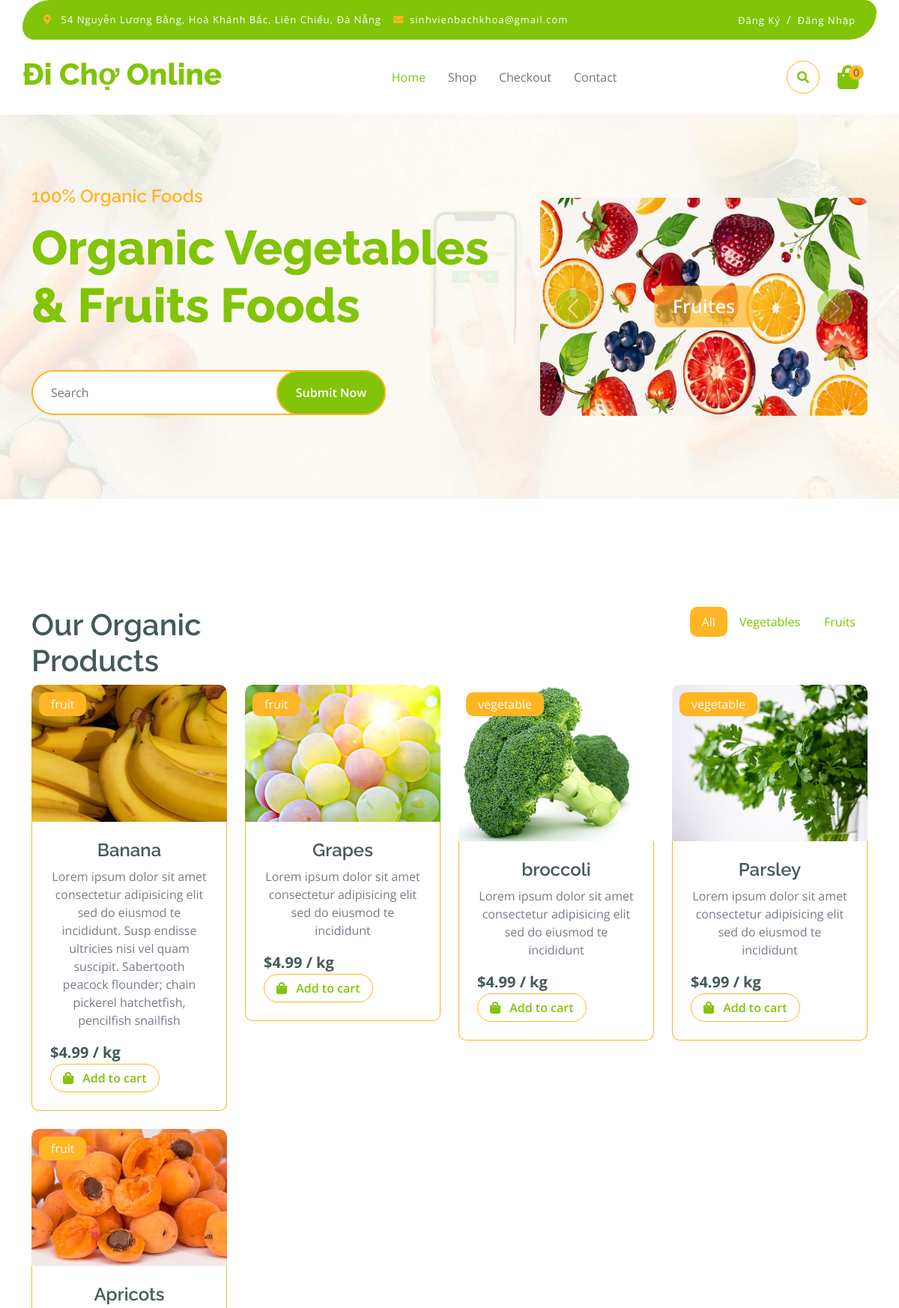
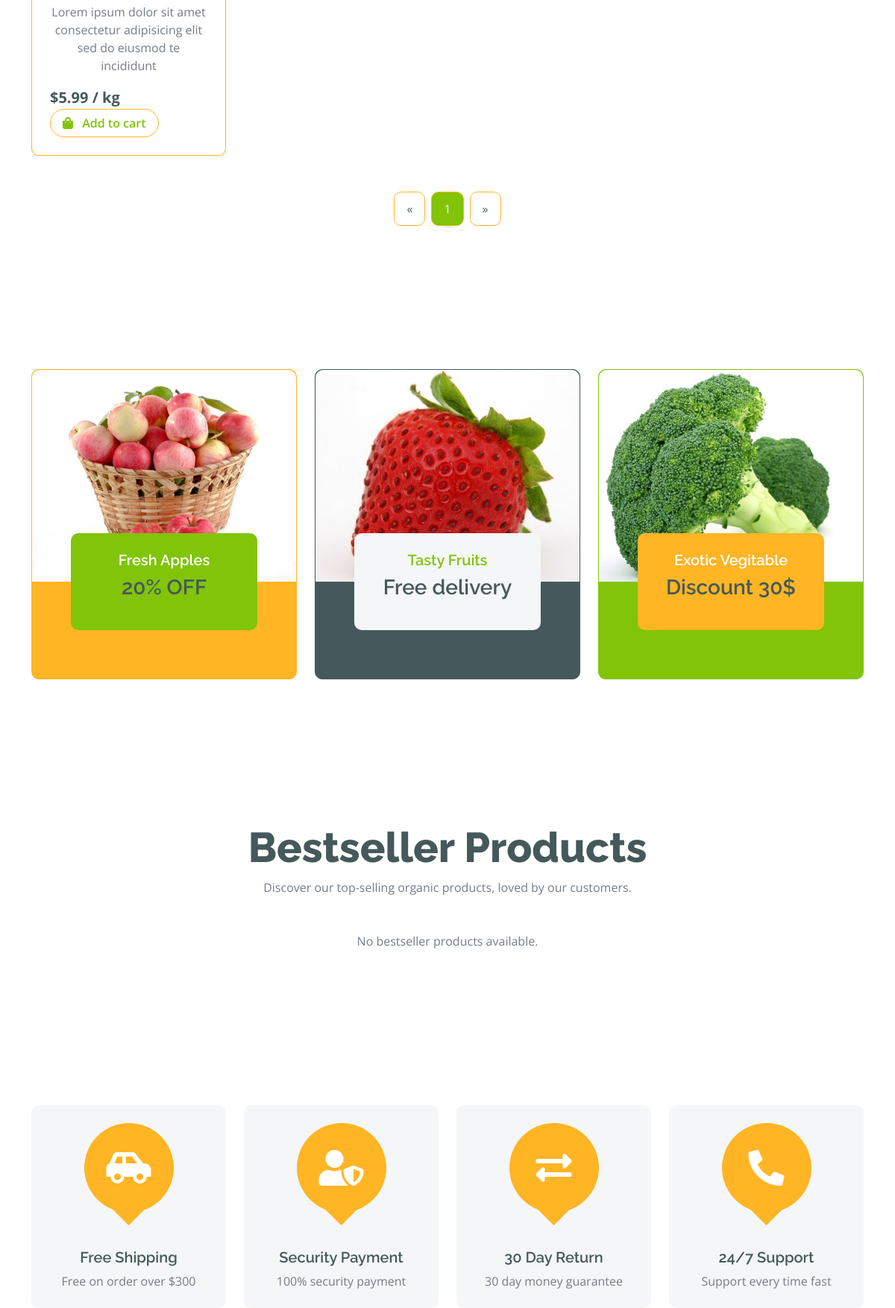
The page / (upper part) on the database its author committed (2 pictures, top to bottom).
### app/models.py (models this page shows, shortened)
class Product(models.Model):
    CATEGORY_CHOICES = [
        ('vegetable', 'Vegetable'),
        ('fruit', 'Fruit'),
    ]
    name = models.CharField(max_length=255, null=True)
    price = models.FloatField()
    category = models.CharField(max_length=100, choices=CATEGORY_CHOICES)  # Thêm lựa chọn cho category
    description = models.TextField(default="No description")  # Thêm default để tránh lỗi migrate
    image = models.ImageField(null=True, blank=True)
    @property
    def ImageURL(self):
        try:
            url = self.image.url
        except:
            url = ''
        return url

### app/views.py (the view, shortened to what this page needs)
# urls.py: path('', views.home, name='home'),
def home(request):
    if request.user.is_authenticated:
        customer = request.user.customer
        order, created = Order.objects.get_or_create(customer=customer, complete=False)
        items = order.orderitem_set.all()
        cartItems = order.get_cart_items
    else:
        items = []
        order = {'get_cart_total': 0, 'get_cart_items': 0}
        cartItems = order['get_cart_items']
    bestseller_products = Product.objects.filter(
        orderitem__order__complete=True
    ).annotate(
        total_quantity=Sum('orderitem__quantity')
    ).order_by('-total_quantity')[:3]
    products = Product.objects.all()
    category = request.GET.get('category', 'all')
    page_number = request.GET.get('page', 1)
    if category == 'all':
        products = Product.objects.all()
    else:
        products = Product.objects.filter(category=category)
    paginator = Paginator(products, 8)
    page_obj = paginator.get_page(page_number)
    context = {
        'page_obj': page_obj,
        'category': category,
        'cartItems': cartItems,
        'products': products,
        'bestseller_products': bestseller_products,  # Thêm bestseller_products vào context
    }
    return render(request, 'app/home.html', context)

### app/templates/app/home.html (shortened to what this page needs)
{% extends 'app/base.html' %}
{% load static %}
{% block main-content %}
        <div class="container-fluid py-5 mb-5 hero-header">
            <div class="container py-5">
                <div class="row g-5 align-items-center">
                    <div class="col-md-12 col-lg-7">
                        <h4 class="mb-3 text-secondary">100% Organic Foods</h4>
                        <h1 class="mb-5 display-3 text-primary">Organic Vegetables & Fruits Foods</h1>
                        <div class="position-relative mx-auto">
                        <form method="POST" action="{% url 'search' %}">
                            <input class="form-control border-2 border-secondary w-75 py-3 px-4 rounded-pill"
                                type="text"
                                name="search"
                                placeholder="Search"
                                required>
                            <button type="submit"
                                    class="btn btn-primary border-2 border-secondary py-3 px-4 position-absolute rounded-pill text-white h-100"
                                    style="top: 0; right: 25%;">
                                Submit Now
                            </button>
                        </form>
                    </div>
                    </div>
                    <div class="col-md-12 col-lg-5">
                        <div id="carouselId" class="carousel slide position-relative" data-bs-ride="carousel">
                            <div class="carousel-inner" role="listbox">
                                <div class="carousel-item active rounded">
                                    <img src="{% static 'app/img/hero-1.jpg' %}" class="img-fluid w-100 h-100 bg-secondary rounded" alt="First slide">
                                    <a href="#" class="btn px-4 py-2 text-white rounded">Fruites</a>
                                </div>
                            </div>
                            <button class="carousel-control-prev" type="button" data-bs-target="#carouselId" data-bs-slide="prev">
                                <span class="carousel-control-prev-icon" aria-hidden="true"></span>
                            </button>
                            <button class="carousel-control-next" type="button" data-bs-target="#carouselId" data-bs-slide="next">
                                <span class="carousel-control-next-icon" aria-hidden="true"></span>
                            </button>
                        </div>
                    </div>
                </div>
            </div>
        </div>
        <div class="container-fluid fruite py-5">
            <div class="container py-5">
                <div class="tab-class text-center">
                    <div class="row g-4">
                        <div class="col-lg-4 text-start">
                            <h1>Our Organic Products</h1>
                        </div>
                        <div class="col-lg-8 text-end">
                            <ul class="nav nav-pills d-inline-flex text-center mb-5">
                                <li class="nav-item">
                                    <a href="#" class="nav-link tab-btn active" data-category="all">All</a>
                                </li>
                                <li class="nav-item">
                                    <a href="#" class="nav-link tab-btn" data-category="Vegetable">Vegetables</a>
                                </li>
                                <li class="nav-item">
                                    <a href="#" class="nav-link tab-btn" data-category="Fruit">Fruits</a>
                                </li>
                            </ul>
                        </div>
                    </div>
                    <div class="row g-4" id="product-list">
                        {% include 'app/partials/product_list.html' %}
                    </div>
                    <div id="pagination">
                        {% include 'app/partials/pagination.html' %}
                    </div>
                </div>
            </div>
        </div>
          <div class="container-fluid service py-5">
            <div class="container py-5">
                <div class="row g-4 justify-content-center">
                    <div class="col-md-6 col-lg-4">
                        <a href="#">
                            <div class="service-item bg-secondary rounded border border-secondary">
                                <img src="{% static "app/img/featur-1.jpg" %}" class="img-fluid rounded-top w-100" alt="">
                                <div class="px-4 rounded-bottom">
                                    <div class="service-content bg-primary text-center p-4 rounded">
                                        <h5 class="text-white">Fresh Apples</h5>
                                        <h3 class="mb-0">20% OFF</h3>
                                    </div>
                                </div>
                            </div>
                        </a>
                    </div>
                    <div class="col-md-6 col-lg-4">
                        <a href="#">
                            <div class="service-item bg-dark rounded border border-dark">
                                <img src="{% static "app/img/featur-2.jpg" %}" class="img-fluid rounded-top w-100" alt="">
                                <div class="px-4 rounded-bottom">
                                    <div class="service-content bg-light text-center p-4 rounded">
                                        <h5 class="text-primary">Tasty Fruits</h5>
                                        <h3 class="mb-0">Free delivery</h3>
                                    </div>
                                </div>
                            </div>
                        </a>
                    </div>
                    <div class="col-md-6 col-lg-4">
                        <a href="#">
                            <div class="service-item bg-primary rounded border border-primary">
                                <img src="{% static "app/img/featur-3.jpg" %}" class="img-fluid rounded-top w-100" alt="">
                                <div class="px-4 rounded-bottom">
                                    <div class="service-content bg-secondary text-center p-4 rounded">
                                        <h5 class="text-white">Exotic Vegitable</h5>
                                        <h3 class="mb-0">Discount 30$</h3>
                                    </div>
                                </div>
                            </div>
                        </a>
                    </div>
                </div>
            </div>
        </div>
<div class="container-fluid py-5">
    <div class="container py-5">
        <div class="text-center mx-auto mb-5" style="max-width: 700px;">
            <h1 class="display-4">Bestseller Products</h1>
            <p>Discover our top-selling organic products, loved by our customers.</p>
        </div>
        <div class="row g-4">
            {% for product in bestseller_products %}
            <div class="col-lg-4 col-xl-4">
                <div class="p-4 rounded bg-light">
                    <div class="row align-items-center">
                        <div class="col-6">
                            <img src="{{ product.ImageURL|default:'/static/app/img/default-product.jpg' }}"
                                 class="img-fluid rounded-circle w-100" alt="{{ product.name }}">
                        </div>
                        <div class="col-6">
                            <a href="{% url 'detail' %}?id={{ product.id }}" class="h5 text-decoration-none">{{ product.name }}</a>
                            <div class="d-flex my-3">
                                <i class="fas fa-star text-primary"></i>
                                <i class="fas fa-star text-primary"></i>
                                <i class="fas fa-star text-primary"></i>
                                <i class="fas fa-star text-primary"></i>
                                <i class="fas fa-star"></i>
                            </div>
                            <h4 class="mb-3">${{ product.price }}</h4>
                            <button data-product="{{ product.id }}" data-action="add"
                                    class="btn border border-secondary rounded-pill px-3 text-primary update-cart">
                                <i class="fa fa-shopping-bag me-2 text-primary"></i> Add to cart
                            </button>
                        </div>
                    </div>
                </div>
            </div>
            {% empty %}
            <div class="col-12 text-center">
                <p>No bestseller products available.</p>
            </div>
            {% endfor %}
        </div>
    </div>
</div>
        <div class="container-fluid featurs py-5">
            <div class="container py-5">
                <div class="row g-4">
                    <div class="col-md-6 col-lg-3">
                        <div class="featurs-item text-center rounded bg-light p-4">
                            <div class="featurs-icon btn-square rounded-circle bg-secondary mb-5 mx-auto">
                                <i class="fas fa-car-side fa-3x text-white"></i>
                            </div>
                            <div class="featurs-content text-center">
                                <h5>Free Shipping</h5>
                                <p class="mb-0">Free on order over $300</p>
                            </div>
                        </div>
                    </div>
                    <div class="col-md-6 col-lg-3">
                        <div class="featurs-item text-center rounded bg-light p-4">
                            <div class="featurs-icon btn-square rounded-circle bg-secondary mb-5 mx-auto">
                                <i class="fas fa-user-shield fa-3x text-white"></i>
                            </div>
                            <div class="featurs-content text-center">
                                <h5>Security Payment</h5>
                                <p class="mb-0">100% security payment</p>
                            </div>
                        </div>
                    </div>
                    <div class="col-md-6 col-lg-3">
                        <div class="featurs-item text-center rounded bg-light p-4">
                            <div class="featurs-icon btn-square rounded-circle bg-secondary mb-5 mx-auto">
                                <i class="fas fa-exchange-alt fa-3x text-white"></i>
                            </div>
                            <div class="featurs-content text-center">
                                <h5>30 Day Return</h5>
                                <p class="mb-0">30 day money guarantee</p>
                            </div>
                        </div>
                    </div>
                    <div class="col-md-6 col-lg-3">
                        <div class="featurs-item text-center rounded bg-light p-4">
                            <div class="featurs-icon btn-square rounded-circle bg-secondary mb-5 mx-auto">
                                <i class="fa fa-phone-alt fa-3x text-white"></i>
                            </div>
                            <div class="featurs-content text-center">
                                <h5>24/7 Support</h5>
                                <p class="mb-0">Support every time fast</p>
                            </div>
                        </div>
                    </div>
                </div>
            </div>
        </div>
{% endblock main-content %}

### app/templates/app/partials/product_list.html
{% load static %}
{% for product in page_obj %}
<div class="col-md-6 col-lg-4 col-xl-3">
    <div class="rounded position-relative fruite-item">
        <a href="{% url 'detail' %}?id={{product.id}}" class="text-decoration-none">
        <div class="fruite-img">
            <img src="{{ product.ImageURL }}" class="img-fluid w-100 rounded-top" alt="">
        </div>
        </a>
        <div class="text-white bg-secondary px-3 py-1 rounded position-absolute" style="top: 10px; left: 10px;">
            {{ product.category }}
        </div>
        <div class="p-4 border border-secondary border-top-0 rounded-bottom">
            <h4>{{ product.name }}</h4>
            <p>{{ product.description }}</p>
            <div class="d-flex justify-content-between flex-lg-wrap">
                <p class="text-dark fs-5 fw-bold mb-0">${{ product.price }} / kg</p>
                <button data-product="{{ product.id }}" data-action="add" class="btn border border-secondary rounded-pill px-3 text-primary update-cart">
                    <i class="fa fa-shopping-bag me-2 text-primary"></i> Add to cart
                </button>
            </div>
        </div>
    </div>
</div>
{% endfor %}

### rows shown on the page
Product: ImageURL (picture), category "fruit", name "Banana", description "Lorem ipsum dolor sit amet consectetur adipisicing elit sed do eiusmod te incididunt. Susp endisse ultricies nisi vel quam suscipit. Sabertooth peacock flounder; chain pickerel hatchetfish, pencilfish snailfish", price "4.99"
Product: ImageURL (picture), category "fruit", name "Grapes", description "Lorem ipsum dolor sit amet consectetur adipisicing elit sed do eiusmod te incididunt", price "4.99"
Product: ImageURL (picture), category "vegetable", name "broccoli", description "Lorem ipsum dolor sit amet consectetur adipisicing elit sed do eiusmod te incididunt", price "4.99"
Product: ImageURL (picture), category "vegetable", name "Parsley", description "Lorem ipsum dolor sit amet consectetur adipisicing elit sed do eiusmod te incididunt", price "4.99"
Product: ImageURL (picture), category "fruit", name "Apricots", description "Lorem ipsum dolor sit amet consectetur adipisicing elit sed do eiusmod te incididunt", price "5.99"

### other values the page prints
{{ cartItems }} "0"
{{ num }} "1"
